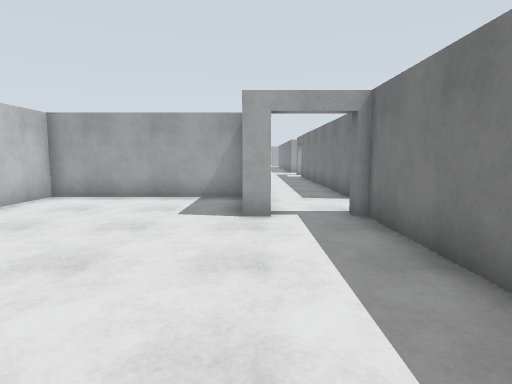
[1] (above)

24 first-person views from a walk through a Gazebo world. The camera is 1.2 m above the floor, tilts 6° down and sees 75° across. The floor is counted in squares, 1 m on a side. Each view is taken from the middle of a square. On the plan, view 1 faces up. The plan holds only what a view shows up to about 13 squares ahead; the rest is blank. The place goes on beyond the plan.

[2]
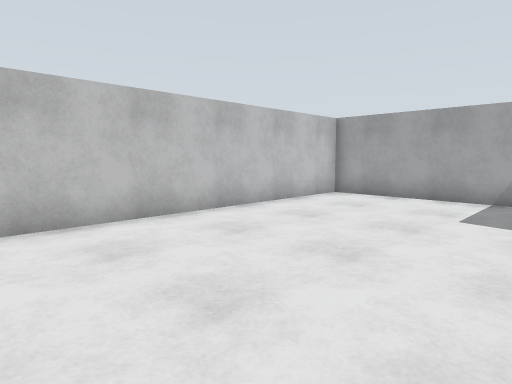

[3]
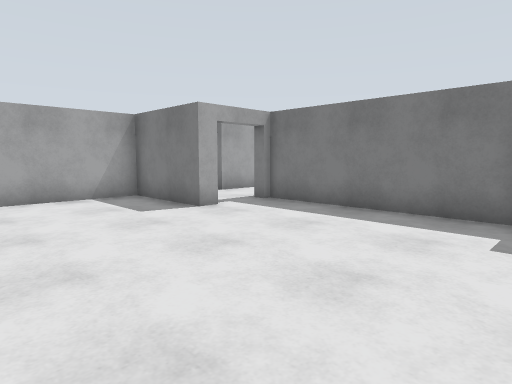

[4]
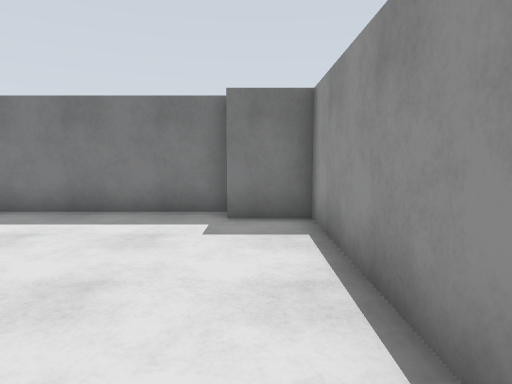

[5]
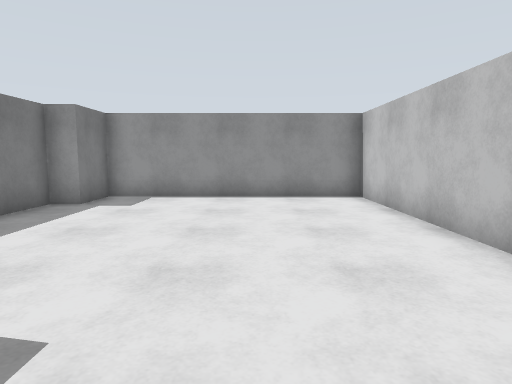

[6]
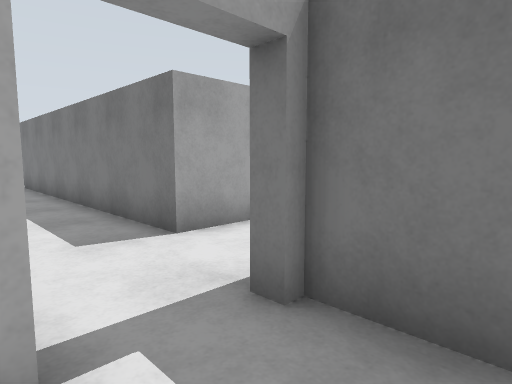

[7]
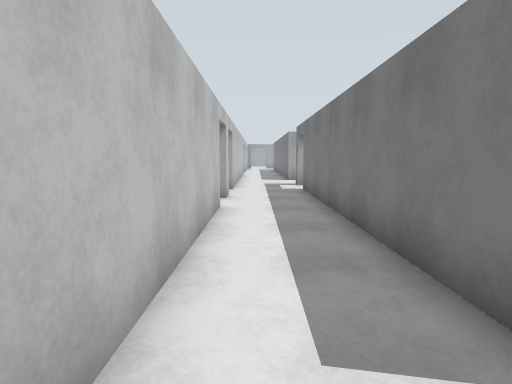

[8]
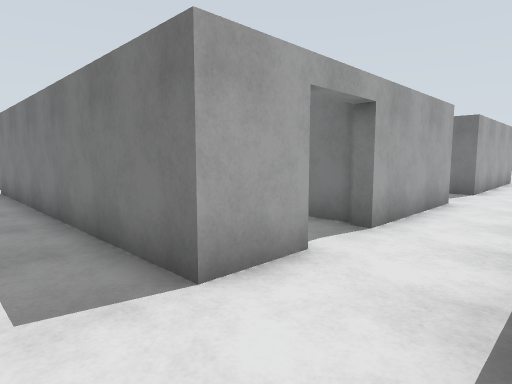

[9]
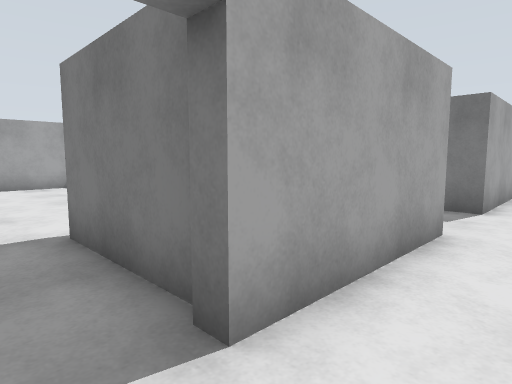

[10]
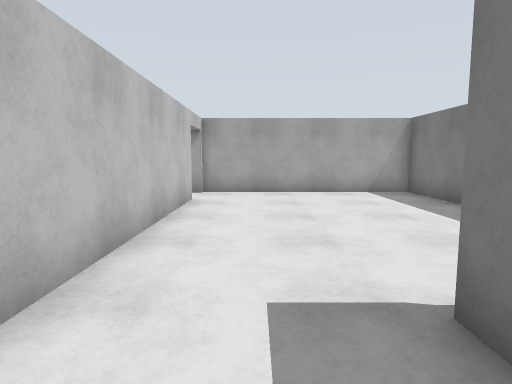

[11]
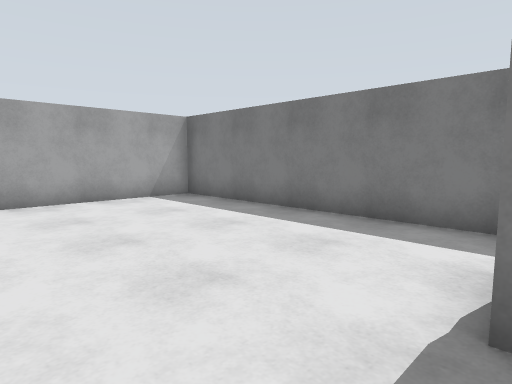

[12]
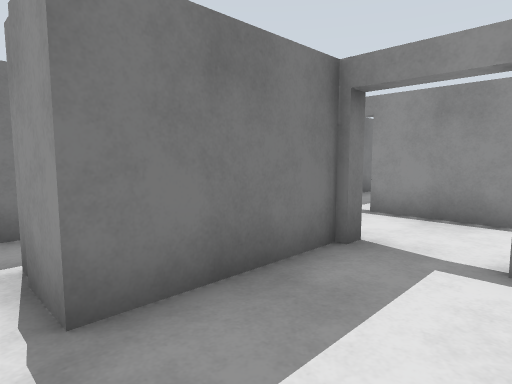

[13]
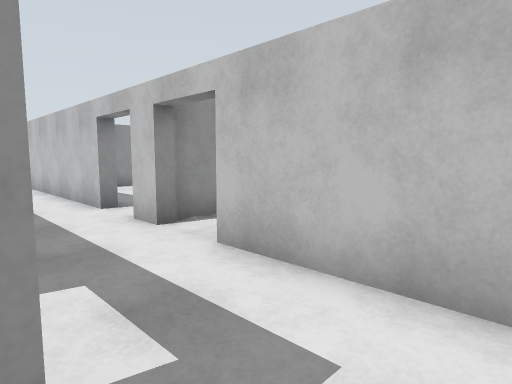

[14]
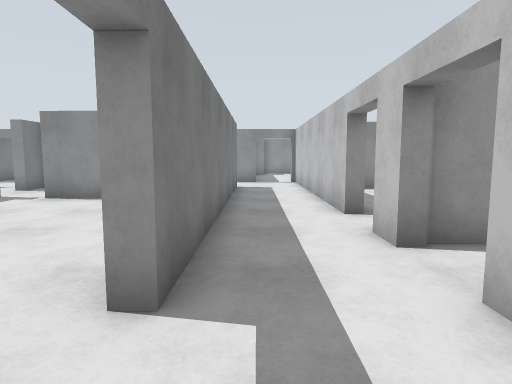

[15]
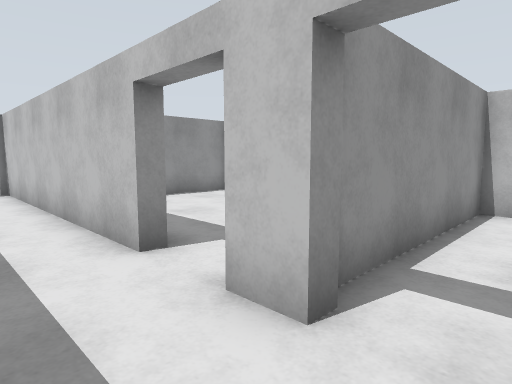

[16]
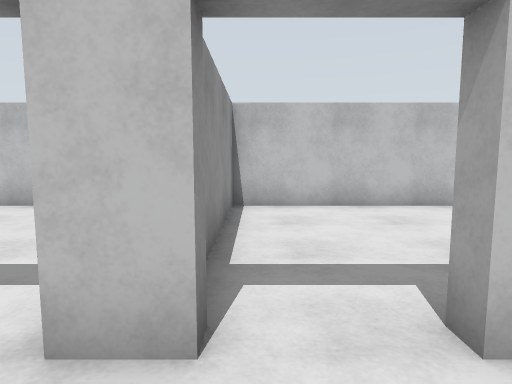

[17]
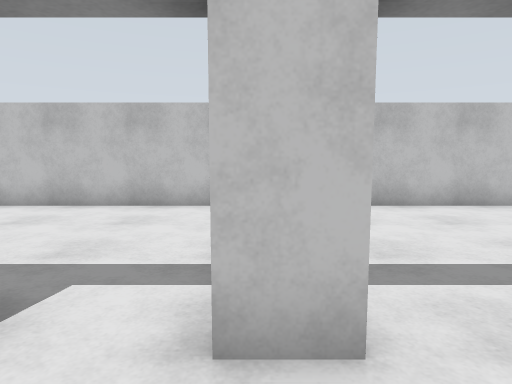

[18]
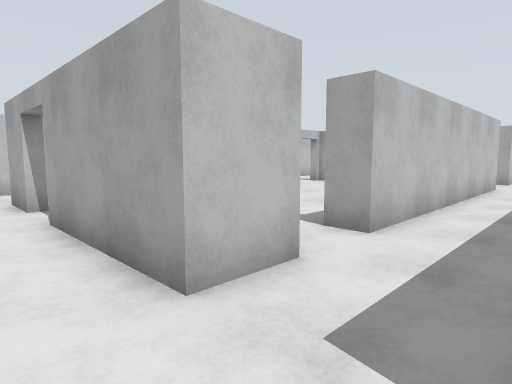

[19]
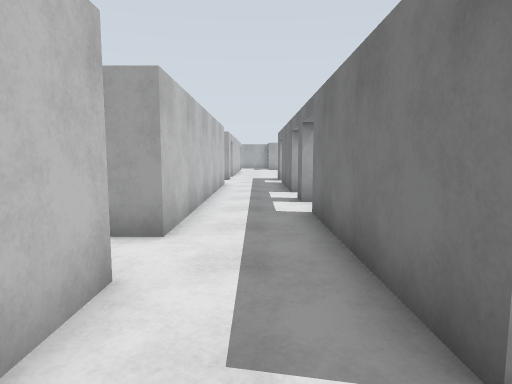

[20]
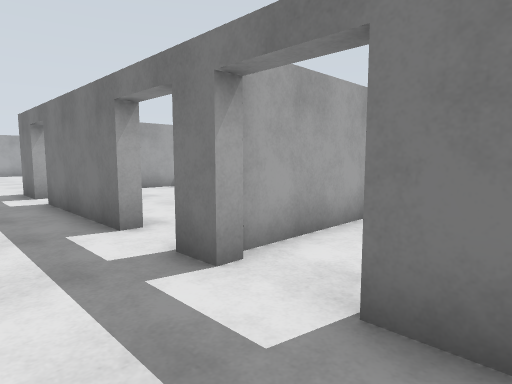

[21]
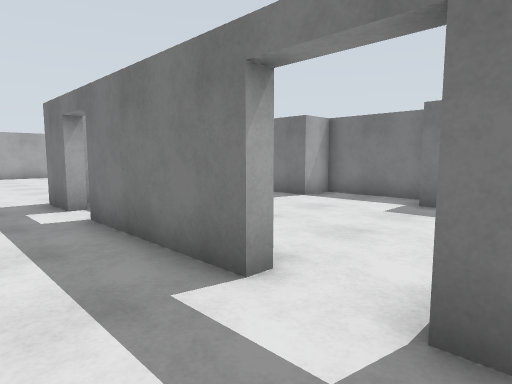

[22]
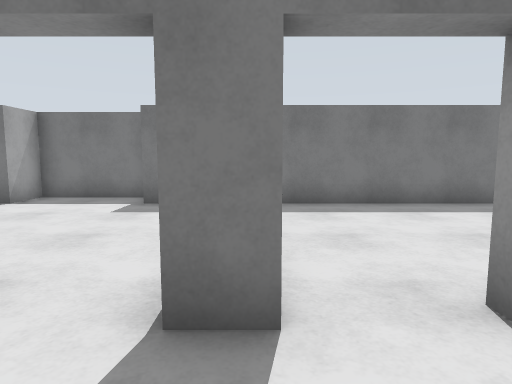

[23]
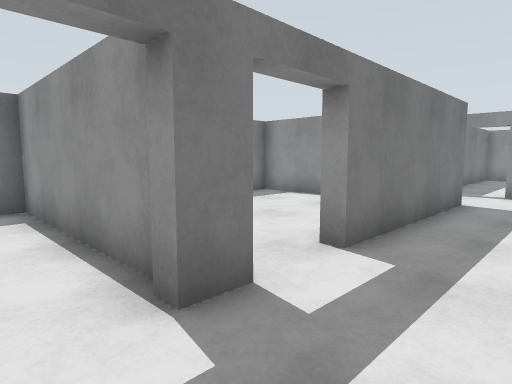

[24]
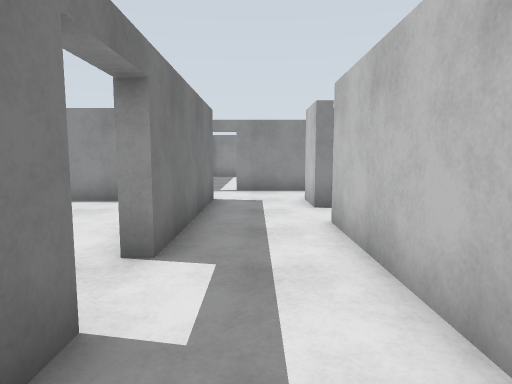

### Floor plan
Points are (right, up) in squares from view 1. A wall is a line through its corners. A room is listed if a view was taken in it or the views show most of it. See-through windows are left out.
Room 1 (views 1, 2, 3, 4, 5, 6)
walls: (0.4, 6.7) (-0.3, 6.7) (-0.3, 10) (-6.2, 10) (-6.2, -1.1) (1.5, -1.1) (1.5, 0.6); (2.3, 0.6) (2.3, 6.8)
ways out: opening at (1, 7) to room 2
Room 2 (views 7, 8)
walls: (2.8, 9.5) (2.8, 17.5); (-0.4, 16) (0.1, 16) (0.1, 7); (2, 6.6) (2, 7.1)
ways out: opening at (1, 7) to room 1; opening at (3.5, 8.5) to room 3; opening at (1.5, 18) to room 5; opening at (0, 17) to room 8
Room 3 (views 9, 10, 11, 12)
walls: (10.2, 13.9) (10.2, 22.4) (3.1, 22.4); (9.8, 12.9) (9.8, 13.4); (3.2, 20.5) (3.2, 13.2); (6.5, 9.9) (6.5, 13.4) (8.2, 13.4); (4.5, 10) (4.5, 9.5) (2.8, 9.5); (7.5, 9.5) (6.3, 9.5) (6.3, 10); (4.8, 7.1) (7.4, 7.1)
ways out: opening at (3.5, 8.5) to room 2; opening at (3, 21.5) to room 5; opening at (7, 8.5) to room 9; opening at (9, 13)
Room 4 (views 13, 20, 21, 22, 23, 24)
walls: (13.6, 19.3) (13.2, 19.3) (13.2, 23.8); (13.9, 17.5) (19.6, 17.5) (19.6, 18); (13.6, 16.8) (13.2, 16.8) (13.2, 17.6) (13.6, 17.6); (10.6, 22.9) (10.6, 12.9) (9.8, 12.9); (19.6, 19.5) (19.6, 20); (20.9, 20.2) (20.9, 23.4) (19.6, 23.4) (19.6, 24.5); (10.2, 11.1) (10.6, 11.1) (10.6, 9.5); (13.2, 9.5) (13.2, 15.1) (13.6, 15.1)
ways out: opening at (1.5, 23) to room 5; opening at (11.5, 10.5) to room 6; opening at (13, 16) to room 7; opening at (10, 12)
Room 5 (views 14, 15, 16, 17)
walls: (3.2, 22.2) (2.8, 22.2); (0.1, 18.7) (0.1, 17.6); (0.1, 23.8) (0.1, 20.4); (2.8, 17.5) (2.8, 20.5) (3.2, 20.5)
ways out: opening at (1.5, 18) to room 2; opening at (3, 21.5) to room 3; opening at (1.5, 23) to room 4; opening at (0, 19.5)
Room 6 (views 18, 19)
walls: (17, 9.5) (13.2, 9.5); (10.1, 7.1) (12.8, 7.1)
ways out: opening at (11.5, 10.5) to room 4; opening at (10, 8.5) to room 9; opening at (13.5, 7)
Room 7 (no view inside)
walls: (17.1, 17.1) (13.8, 17.1); (15.8, 9.9) (19.6, 9.9) (19.6, 16.4)
ways out: opening at (13, 16) to room 4
Room 8 (no view inside)
walls: (-6.2, 17) (-6.2, 11.6); (-6, 10.4) (-2.1, 10.4)
ways out: opening at (0, 17) to room 2
Room 9 (no view inside)
walls: (10.6, 9.5) (7.5, 9.5)
ways out: opening at (7, 8.5) to room 3; opening at (10, 8.5) to room 6; opening at (8.5, 7)

Positions as (right, up) in squares from view 1, and headings:
1: (0, 0), facing up
2: (0, 0), facing up-left
3: (-5, 0), facing up-right
4: (-5, 0), facing right
5: (-3, 9), facing down
6: (0, 5), facing up-right
7: (1, 8), facing up
8: (1, 7), facing up-right
9: (5, 8), facing up-right
10: (5, 11), facing up
11: (4, 13), facing up-right
12: (4, 14), facing down-right
13: (3, 24), facing down-left
14: (2, 23), facing down
15: (2, 20), facing down-left
16: (2, 19), facing left
17: (2, 18), facing left
18: (13, 8), facing up-left
19: (12, 8), facing up
20: (11, 14), facing up-right
21: (11, 17), facing up-right
22: (11, 17), facing right
23: (11, 19), facing down-right
24: (12, 19), facing down
